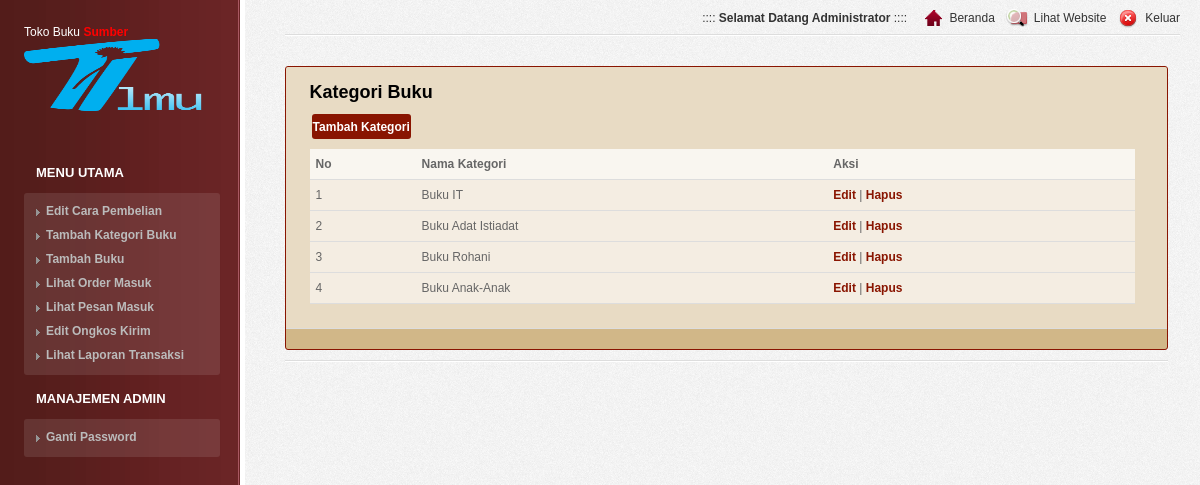
The page /PROGRAM/tokobukusumberilmu/login/media.php?module=kategori (signed in) on the database its author committed.
### tables this page shows
CREATE TABLE `kategori` (
  `id_kategori` int(5) NOT NULL,
  `nama_kategori` varchar(100) NOT NULL,
  `kategori_seo` varchar(100) NOT NULL
);

### PROGRAM/tokobukusumberilmu/login/modul/mod_kategori/kategori.php (the view, shortened to what this page needs)
<?php
$aksi="modul/mod_kategori/aksi_kategori.php";
switch($_GET[act]){
  default:
    echo "<h2>Kategori Buku</h2>
          <input type=button class='tombol' value='Tambah Kategori'
          onclick=\"window.location.href='?module=kategori&act=tambahkategori';\">
          <table>
          <tr><th>No</th><th>Nama Kategori</th><th>Aksi</th></tr>";
    $tampil=mysql_query("SELECT * FROM kategori ORDER BY id_kategori DESC");
    $no=1;
    while ($r=mysql_fetch_array($tampil)){
       echo "<tr><td>$no</td>
             <td>$r[nama_kategori]</td>
             <td><a href=?module=kategori&act=editkategori&id=$r[id_kategori]><b>Edit</b></a> |
	               <a href=$aksi?module=kategori&act=hapus&id=$r[id_kategori]><b>Hapus</b></a>
             </td></tr>";
      $no++;
    }
    echo "</table>";
    break;
}
?>

### PROGRAM/tokobukusumberilmu/login/css/screen.css (style rules this page uses)
html { background: url('../images/main.gif') top left #EEEEEE; }
body { background: url('../images/sidebar.gif') top left repeat-y; min-width: 1000px; min-height: 900px; text-align: left; margin: 0px; font-family: arial; font-size: 12px; color: #666666; }
a { color:#891501; text-decoration: none; }
h2 { color: #000; font-size: 18px; font-weight: bold; padding-top: 10px; margin-bottom: 10px; }
.page table { width: 100%; margin: 0px; margin-bottom: 20px; }
.page th { background: url('../images/header.gif') top left repeat-x #FFFFFF; border-bottom: 1px solid #DDDDDD; text-align: left; line-height: 22px; padding: 4px 6px 4px 6px; color: #333333; white-space: nowrap; }
.page td { background: url('../images/bck_white_50.png') top left; border-bottom: 1px solid #DDDDDD; line-height: 22px; padding: 4px 6px 4px 6px; }
.page tbody th { background: url('../images/bck_white_75.png') top left; font-weight: bold; white-space: nowrap; color: #666666; }
.tombol { border:0; background:#891501; color:#FFF; -webkit-border-radius:3px; -moz-border-radius:3px; margin:1px 0 10px 2px; padding:1px; cursor:pointer; font-weight:bold; font-size: 12px; height: 25px; }

### rows shown on the page
kategori: nama_kategori "Buku IT"
kategori: nama_kategori "Buku Adat Istiadat"
kategori: nama_kategori "Buku Rohani"
kategori: nama_kategori "Buku Anak-Anak"

### other values the page prints
$_SESSION[namalengkap] "Administrator"
